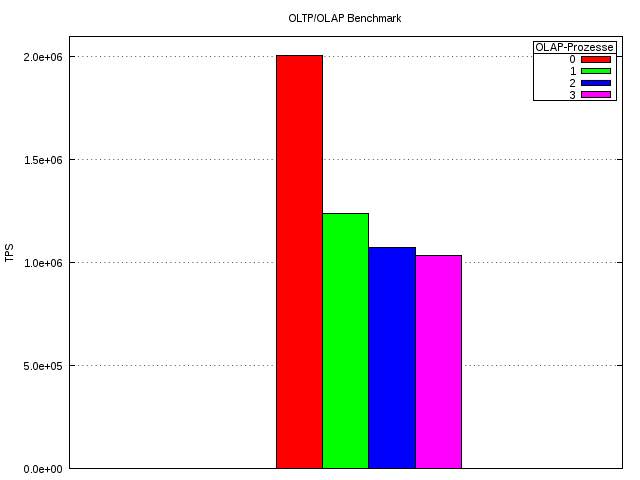

The gnuplot source for this figure:
set encoding utf8
set title "OLTP/OLAP Benchmark"
set style data histogram
set style histogram cluster gap 2
set style fill solid border -1
set boxwidth 1
set datafile separator ','
set yrange [0:2100000]
set format y "%.0e"
set ylabel "TPS" enhanced
unset xtics
set key title "OLAP-Prozesse" box

set output 'TPS.pdf'
set terminal pdfcairo font 'Arial,8'

plot 'results.csv' using 2 ti col, '' using 3 ti col, '' using 4 ti col, '' using 5 ti col
